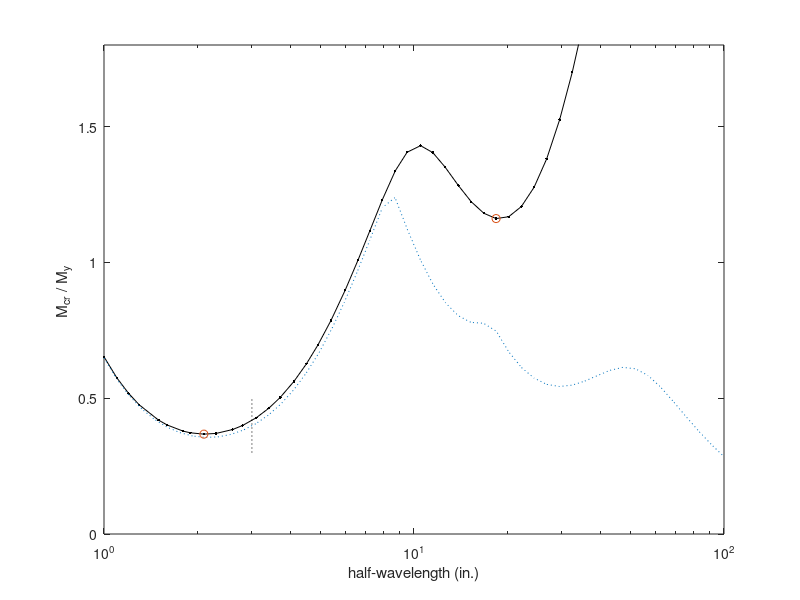

The MATLAB script that drew this image: (Note: this script raises an error after producing the figure.)
%BWS
%May 2005
%Post-processing an analysis
%
clear all
close all
%
currentlocation=['c:\ben\cufsm\cufsm_working\cufsm3\source'];
addpath([currentlocation]);
addpath([currentlocation,'\analysis']);
addpath([currentlocation,'\analysis\GBTconstraints']);
addpath([currentlocation,'\helpers']);
addpath([currentlocation,'\interface']);
addpath([currentlocation,'\plotters']);
%
%minimum inputs
load panel_mxtopfree
freecurve=curve;
load panel_mxtopfix
Fy=50;
b=3;
length_index_plotted=[9 32]
label=['Panel (AISI 2002 Ex. I-14)'];
%
%Figures
figure(1)
semilogx(curve(:,1),curve(:,2),'k.-')
hold on,semilogx(freecurve(:,1),freecurve(:,2),':'),hold off
axis([1 100 0 1.8])
hold on,plot([b b],[0.3 0.5],'k:'),hold off
xlabel('half-wavelength (in.)')
ylabel('M_{cr} / M_y ') 
hold on
semilogx(curve(length_index_plotted,1),curve(length_index_plotted,2),'o')
hold off
%embelish the plot a bit with the cross-section
scale=1;
[A,xcg,zcg,Ixx,Izz,Ixz,thetap,I11,I22]=grosprop(node,elem);
unsymm=0;
[Py,Mxx_y,Mzz_y,M11_y,M22_y]=yieldMP(node,Fy,A,xcg,zcg,Ixx,Izz,Ixz,thetap,I11,I22,unsymm)
%flags:[node# element# mat# stress# stresspic coord constraints springs origin] 1 means show
flags=[0 0 0 0 0 0 1 1 1]; %these flags control what is plotted, node#, elem#
axesnum=axes('Units','normalized','Position',[0.14 0.7 0.5 0.25],'visible','off');
strespic(node,elem,axesnum,scale)
%crossect(node,elem,axesnum,springs,constraints,flags)
%propplot(node,elem,xcg,zcg,thetap,axesnum)
title(label)
text(1,b/2,['M_y=',num2str(Mxx_y,'%4.2f'),'kip-in.']);
%
%and with the mode shapes
scale=1;
modeindex=1;
undefv=1;
scale=1;
springs=0;
%local
axesshape=axes('Units','normalized','Position',[0.14 0.05 0.5 0.25],'visible','off');
scale=-0.5;
lengthindex=length_index_plotted(1);
dispshap(undefv,node,elem,shapes(:,lengthindex,modeindex),axesshape,scale,springs);
title(['Local M_{cr}/M_y=',num2str(curve(lengthindex,2),'%2.2f')])
%distortional
axesshape=axes('Units','normalized','Position',[0.4 0.42 0.5 0.25],'visible','off');
scale=0.5;
lengthindex=length_index_plotted(2);
dispshap(undefv,node,elem,shapes(:,lengthindex,modeindex),axesshape,scale,springs);
title(['Distortional M_{cr}/M_y=',num2str(curve(lengthindex,2),'%2.2f')])
%LTB
% axesshape=axes('Units','normalized','Position',[0.68 0.2 0.25 0.25],'visible','off');
% scale=-1;
% lengthindex=length_index_plotted(3);
% dispshap(undefv,node,elem,shapes(:,lengthindex,modeindex),axesshape,scale,springs);
% title('Lateral-torsional')
%title(['Lateral-torsional M_{cr}/M_y=',num2str(curve(lengthindex,2),'%2.2f')])


